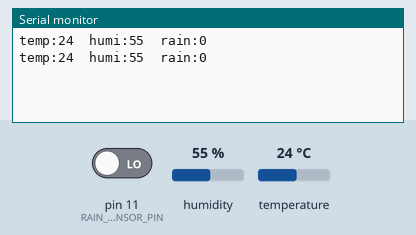
A sketch run on a simulated Arduino Uno, built with avr-gcc and run on an emulated ATmega328P. On the bench: the last lines printed to the serial monitor. Inputs (shaded band) come from the test bench; at power-on: humidity 55 %, pin 11 (RAIN_SENSOR_PIN) LOW, temperature 24 °C.

Above: at 1.8 s.
1.9 s: humidity set to 41 %
At 2.6 s:
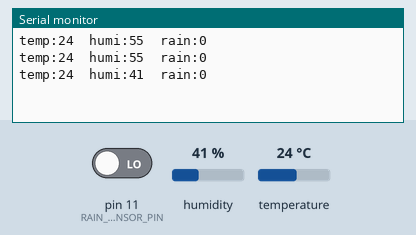
3.4 s: humidity set to 38 %
At 4.9 s:
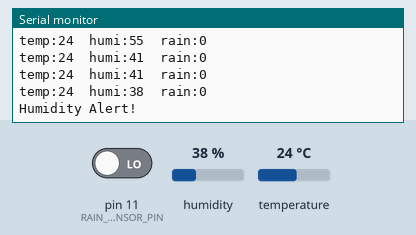
Timing chart, 0 to 6.4 s (numbered marks = the images above; inputs shaded):
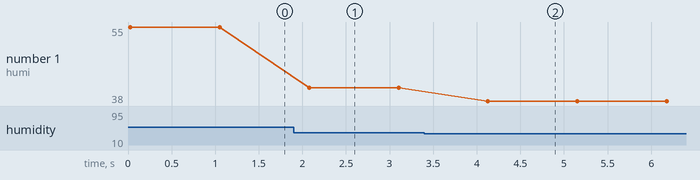

The sketch:

sketch_aug18e.ino
```cpp
#include <DFRobot_DHT11.h>
DFRobot_DHT11 DHT;
#define DHT11_PIN 10
#define RAIN_SENSOR_PIN 11 // Change this to the appropriate pin for your rain sensor

// Alert thresholds
const float TEMPERATURE_THRESHOLD = 28.0; // in degrees Celsius
const int HUMIDITY_THRESHOLD = 40;       // in percentage
const int RAIN_ALERT_THRESHOLD = 1;      // 1 indicates rain detected

void setup() {
  Serial.begin(115200);
}

void loop() {
  DHT.read(DHT11_PIN);

  int rainSensorValue = digitalRead(RAIN_SENSOR_PIN);

  Serial.print("temp:");
  Serial.print(DHT.temperature);
  Serial.print("  humi:");
  Serial.print(DHT.humidity);
  Serial.print("  rain:");
  Serial.println(rainSensorValue);

  // Temperature alert
  if (DHT.temperature > TEMPERATURE_THRESHOLD) {
    Serial.println("Temperature Alert!");
    // Add code here to trigger an actual alert (e.g., sound a buzzer, send a notification, etc.)
  }

  // Humidity alert
  if (DHT.humidity < HUMIDITY_THRESHOLD) {
    Serial.println("Humidity Alert!");
    // Add code here to trigger an actual alert
  }

  // Rain alert
  if (rainSensorValue == RAIN_ALERT_THRESHOLD) {
    Serial.println("Rain Alert!");
    // Add code here to trigger an actual alert
  }

  delay(1000);
}
```

Measured:
- the behaviour switches between 40 and 39 % on humidity (found by bisection; images 1 and 2)
- after the input at 1.9 s, the serial monitor: prints a new line after 0.18 s (image 1)
- after the input at 3.4 s, the serial monitor: prints a new line after 0.73 s (image 2)
- plotted number 1: 55 → 41 after the input at 1.9 s, 41 → 38 after the input at 3.4 s
